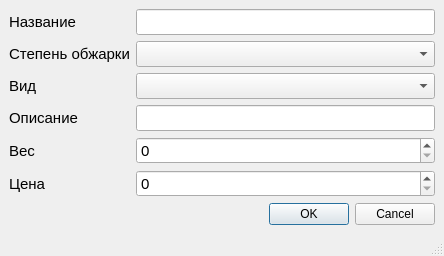
<?xml version="1.0" encoding="UTF-8"?>
<ui version="4.0">
 <class>MainWindow</class>
 <widget class="QMainWindow" name="MainWindow">
  <property name="geometry">
   <rect>
    <x>0</x>
    <y>0</y>
    <width>444</width>
    <height>243</height>
   </rect>
  </property>
  <property name="acceptDrops">
   <bool>false</bool>
  </property>
  <property name="windowTitle">
   <string>Добавление записи</string>
  </property>
  <widget class="QWidget" name="centralwidget">
   <layout class="QVBoxLayout" name="verticalLayout">
    <item>
     <layout class="QFormLayout" name="formLayout">
      <item row="0" column="0">
       <widget class="QLabel" name="label">
        <property name="font">
         <font>
          <pointsize>11</pointsize>
         </font>
        </property>
        <property name="text">
         <string>Название</string>
        </property>
       </widget>
      </item>
      <item row="0" column="1">
       <widget class="QLineEdit" name="l_name">
        <property name="font">
         <font>
          <pointsize>11</pointsize>
         </font>
        </property>
       </widget>
      </item>
      <item row="1" column="0">
       <widget class="QLabel" name="label_2">
        <property name="font">
         <font>
          <pointsize>11</pointsize>
         </font>
        </property>
        <property name="text">
         <string>Степень обжарки</string>
        </property>
       </widget>
      </item>
      <item row="1" column="1">
       <widget class="QComboBox" name="cmb_variety">
        <property name="font">
         <font>
          <pointsize>11</pointsize>
         </font>
        </property>
       </widget>
      </item>
      <item row="2" column="0">
       <widget class="QLabel" name="label_3">
        <property name="font">
         <font>
          <pointsize>11</pointsize>
         </font>
        </property>
        <property name="text">
         <string>Вид</string>
        </property>
       </widget>
      </item>
      <item row="2" column="1">
       <widget class="QComboBox" name="cmb_degree">
        <property name="font">
         <font>
          <pointsize>11</pointsize>
         </font>
        </property>
       </widget>
      </item>
      <item row="3" column="0">
       <widget class="QLabel" name="label_4">
        <property name="font">
         <font>
          <pointsize>11</pointsize>
         </font>
        </property>
        <property name="text">
         <string>Описание</string>
        </property>
       </widget>
      </item>
      <item row="3" column="1">
       <widget class="QLineEdit" name="l_description">
        <property name="font">
         <font>
          <pointsize>11</pointsize>
         </font>
        </property>
       </widget>
      </item>
      <item row="4" column="0">
       <widget class="QLabel" name="label_5">
        <property name="font">
         <font>
          <pointsize>11</pointsize>
         </font>
        </property>
        <property name="text">
         <string>Вес</string>
        </property>
       </widget>
      </item>
      <item row="4" column="1">
       <widget class="QSpinBox" name="spb_volume">
        <property name="font">
         <font>
          <pointsize>11</pointsize>
         </font>
        </property>
        <property name="prefix">
         <string/>
        </property>
        <property name="maximum">
         <number>999999999</number>
        </property>
       </widget>
      </item>
      <item row="5" column="0">
       <widget class="QLabel" name="label_6">
        <property name="font">
         <font>
          <pointsize>11</pointsize>
         </font>
        </property>
        <property name="text">
         <string>Цена</string>
        </property>
       </widget>
      </item>
      <item row="5" column="1">
       <widget class="QSpinBox" name="spb_price">
        <property name="font">
         <font>
          <pointsize>11</pointsize>
         </font>
        </property>
        <property name="maximum">
         <number>999999999</number>
        </property>
       </widget>
      </item>
     </layout>
    </item>
    <item>
     <widget class="QDialogButtonBox" name="btnb">
      <property name="standardButtons">
       <set>QDialogButtonBox::Cancel|QDialogButtonBox::Ok</set>
      </property>
     </widget>
    </item>
   </layout>
  </widget>
  <widget class="QStatusBar" name="statusbar"/>
 </widget>
 <resources/>
 <connections/>
</ui>
